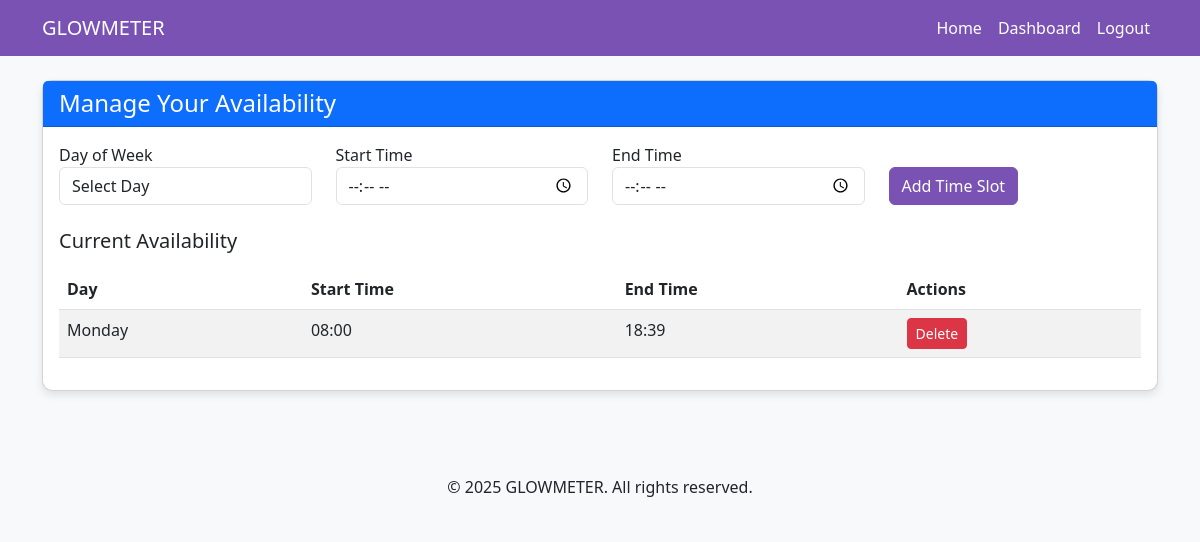
Page /manage-availability/ (signed in) on the committed database.
### glowmeter_app/models.py (models this page shows, shortened)
class DoctorAvailability(models.Model):
    DAYS_OF_WEEK = [
        ('Monday', 'Monday'),
        ('Tuesday', 'Tuesday'),
        ('Wednesday', 'Wednesday'),
        ('Thursday', 'Thursday'),
        ('Friday', 'Friday'),
        ('Saturday', 'Saturday'),
        ('Sunday', 'Sunday'),
    ]
    doctor = models.ForeignKey(Doctor, on_delete=models.CASCADE, related_name='availabilities')
    day = models.CharField(max_length=10, choices=DAYS_OF_WEEK)
    start_time = models.TimeField()
    end_time = models.TimeField()
    class Meta:
        ordering = ['day', 'start_time']
        unique_together = ['doctor', 'day', 'start_time', 'end_time']

### glowmeter_app/views.py (the view, shortened to what this page needs)
# urls.py: path('manage-availability/', views.manage_availability, name='manage_availability'),
@login_required
def manage_availability(request):
    if not request.user.is_doctor:
        messages.error(request, "Only doctors can manage their availability.")
        return redirect('dashboard')
    doctor = request.user.doctor_profile
    availabilities = DoctorAvailability.objects.filter(doctor=doctor).order_by('day', 'start_time')
    context = {
        'availabilities': availabilities,
        'days_of_week': DoctorAvailability.DAYS_OF_WEEK
    }
    return render(request, 'manage_availability.html', context)

### templates/manage_availability.html (shortened to what this page needs)
{% extends 'base.html' %}
{% block content %}
<div class="container mt-4">
    <div class="row">
        <div class="col-md-12">
            <div class="card">
                <div class="card-header bg-primary text-white">
                    <h4 class="mb-0">Manage Your Availability</h4>
                </div>
                <div class="card-body">
                    <form method="POST" class="mb-4">
                        <div class="row">
                            <div class="col-md-3">
                                <div class="form-group">
                                    <label for="day">Day of Week</label>
                                    <select name="day" id="day" class="form-control" required>
                                        <option value="">Select Day</option>
                                    </select>
                                </div>
                            </div>
                            <div class="col-md-3">
                                <div class="form-group">
                                    <label for="start_time">Start Time</label>
                                    <input type="time" name="start_time" id="start_time" class="form-control" required>
                                </div>
                            </div>
                            <div class="col-md-3">
                                <div class="form-group">
                                    <label for="end_time">End Time</label>
                                    <input type="time" name="end_time" id="end_time" class="form-control" required>
                                </div>
                            </div>
                            <div class="col-md-3">
                                <div class="form-group">
                                    <label class="d-block">&nbsp;</label>
                                    <button type="submit" class="btn btn-primary">Add Time Slot</button>
                                </div>
                            </div>
                        </div>
                    </form>
                    <h5 class="mb-3">Current Availability</h5>
                    {% if availabilities %}
                        <div class="table-responsive">
                            <table class="table table-striped">
                                <thead>
                                    <tr>
                                        <th>Day</th>
                                        <th>Start Time</th>
                                        <th>End Time</th>
                                        <th>Actions</th>
                                    </tr>
                                </thead>
                                <tbody>
                                    {% for slot in availabilities %}
                                        <tr>
                                            <td>{{ slot.day }}</td>
                                            <td>{{ slot.start_time|time:"H:i" }}</td>
                                            <td>{{ slot.end_time|time:"H:i" }}</td>
                                            <td>
                                                <form method="POST" style="display: inline;">
                                                    <button type="submit" class="btn btn-danger btn-sm"
                                                            onclick="return confirm('Are you sure you want to delete this time slot?')">
                                                        Delete
                                                    </button>
                                                </form>
                                            </td>
                                        </tr>
                                    {% endfor %}
                                </tbody>
                            </table>
                        </div>
                    {% else %}
                        <div class="alert alert-info">
                            You haven't set any availability yet. Use the form above to add your available time slots.
                        </div>
                    {% endif %}
                </div>
            </div>
        </div>
    </div>
</div>
{% endblock %}

### templates/base.html (style rules this page uses)
body { font-family: 'Segoe UI', Tahoma, Geneva, Verdana, sans-serif; background-color: #f8f9fa; }
.card { border-radius: 10px; box-shadow: 0 4px 8px rgba(0,0,0,0.1); margin-bottom: 20px; }
.btn-primary { background-color: #7952b3; border-color: #7952b3; }

### rows in the picture
DoctorAvailability: day "Monday", start_time "08:00", end_time "18:39"
